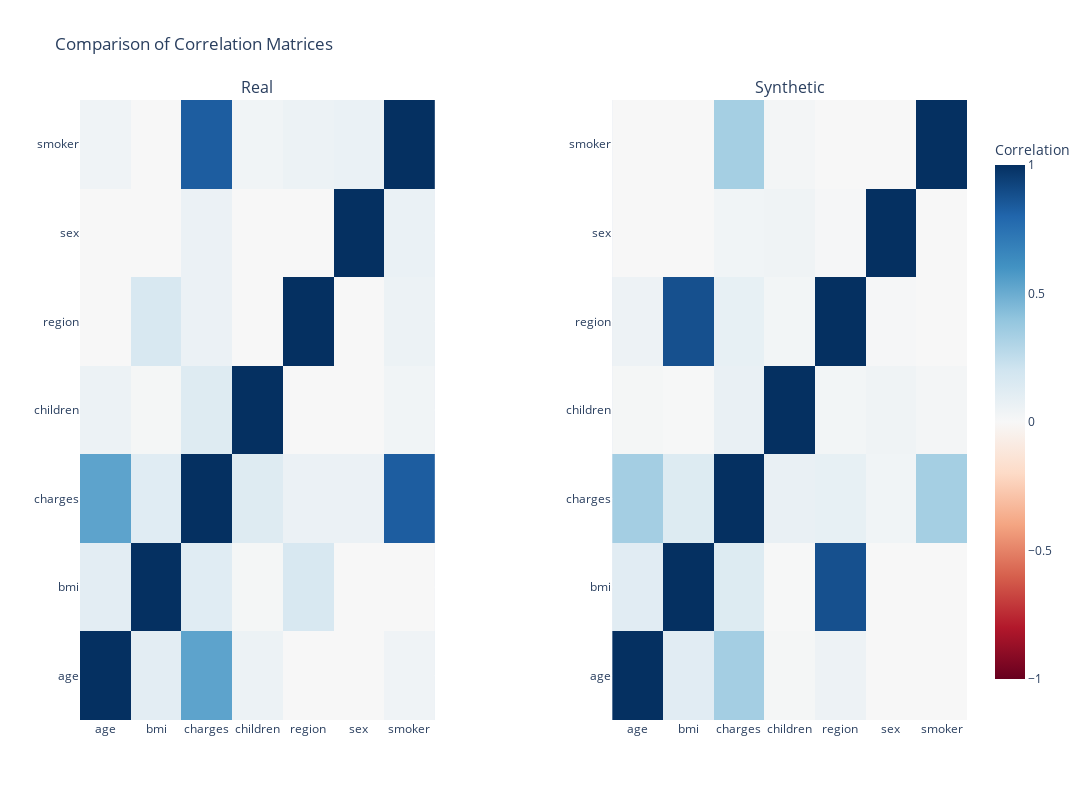

Write notebook code for a chart like this one.
### Code cell
plot_correlation_matrices(correlation_matrix, correlation_matrix_syn, "Real", "Synthetic")

### Figure 1 — Plotly figure (JSON) as saved in the notebook; plotly's stock layout.template omitted (floating-point values rounded to 4 significant figures)
{"data": [{"colorbar": {"len": 0.9, "title": {"text": "Correlation"}}, "colorscale": [[0, "rgb(103,0,31)"], [0.1, "rgb(178,24,43)"], [0.2, "rgb(214,96,77)"], [0.3, "rgb(244,165,130)"], [0.4, "rgb(253,219,199)"], [0.5, "rgb(247,247,247)"], [0.6, "rgb(209,229,240)"], [0.7, "rgb(146,197,222)"], [0.8, "rgb(67,147,195)"], [0.9, "rgb(33,102,172)"], [1, "rgb(5,48,97)"]], "hoverongaps": false, "hovertemplate": "X: %{x}<br>Y: %{y}<br>Corr: %{z:.2f}<extra></extra>", "type": "heatmap", "x": ["age", "bmi", "charges", "children", "region", "sex", "smoker"], "xaxis": "x", "y": ["age", "bmi", "charges", "children", "region", "sex", "smoker"], "yaxis": "y", "z": [[1.0, 0.1077, 0.5344, 0.05699, 0.0, 0.0, 0.04256], [0.1077, 1.0, 0.1194, 0.01561, 0.1638, 0.0, 0.0], [0.5344, 0.1194, 1.0, 0.1333, 0.06468, 0.06258, 0.8321], [0.05699, 0.01561, 0.1333, 1.0, 0.0, 0.0, 0.03754], [0.0, 0.1638, 0.06468, 0.0, 1.0, 0.0, 0.05698], [0.0, 0.0, 0.06258, 0.0, 0.0, 1.0, 0.06914], [0.04256, 0.0, 0.8321, 0.03754, 0.05698, 0.06914, 1.0]], "zmax": 1, "zmin": -1}, {"colorscale": [[0, "rgb(103,0,31)"], [0.1, "rgb(178,24,43)"], [0.2, "rgb(214,96,77)"], [0.3, "rgb(244,165,130)"], [0.4, "rgb(253,219,199)"], [0.5, "rgb(247,247,247)"], [0.6, "rgb(209,229,240)"], [0.7, "rgb(146,197,222)"], [0.8, "rgb(67,147,195)"], [0.9, "rgb(33,102,172)"], [1, "rgb(5,48,97)"]], "hoverongaps": false, "hovertemplate": "X: %{x}<br>Y: %{y}<br>Corr: %{z:.2f}<extra></extra>", "showscale": false, "type": "heatmap", "x": ["age", "bmi", "charges", "children", "region", "sex", "smoker"], "xaxis": "x2", "y": ["age", "bmi", "charges", "children", "region", "sex", "smoker"], "yaxis": "y2", "z": [[1.0, 0.1183, 0.3423, 0.01612, 0.05052, 0.0, 0.0], [0.1183, 1.0, 0.1351, 0.003314, 0.88, 0.0, 0.0], [0.3423, 0.1351, 1.0, 0.07247, 0.083, 0.03785, 0.3401], [0.01612, 0.003314, 0.07247, 1.0, 0.02575, 0.04429, 0.01845], [0.05052, 0.88, 0.083, 0.02575, 1.0, 0.01019, 0.0], [0.0, 0.0, 0.03785, 0.04429, 0.01019, 1.0, 0.0], [0.0, 0.0, 0.3401, 0.01845, 0.0, 0.0, 1.0]], "zmax": 1, "zmin": -1}], "layout": {"annotations": [{"font": {"size": 16}, "showarrow": false, "text": "Real", "x": 0.2, "xanchor": "center", "xref": "paper", "y": 1, "yanchor": "bottom", "yref": "paper"}, {"font": {"size": 16}, "showarrow": false, "text": "Synthetic", "x": 0.8, "xanchor": "center", "xref": "paper", "y": 1, "yanchor": "bottom", "yref": "paper"}], "height": 800, "showlegend": false, "title": {"text": "Comparison of Correlation Matrices"}, "width": 1400, "xaxis": {"anchor": "y", "domain": [0, 0.4]}, "xaxis2": {"anchor": "y2", "domain": [0.6, 1]}, "yaxis": {"anchor": "x", "domain": [0, 1]}, "yaxis2": {"anchor": "x2", "domain": [0, 1]}}}
